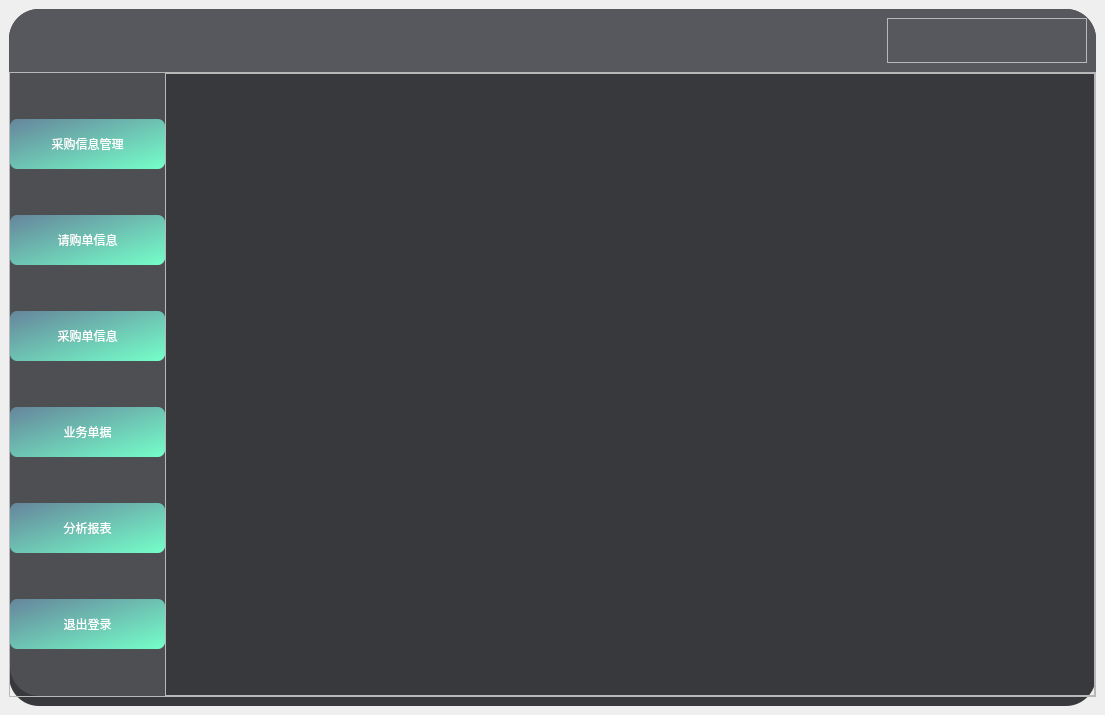
<?xml version="1.0" encoding="UTF-8"?>
<ui version="4.0">
 <class>MainWindow</class>
 <widget class="QMainWindow" name="MainWindow">
  <property name="geometry">
   <rect>
    <x>0</x>
    <y>0</y>
    <width>1105</width>
    <height>715</height>
   </rect>
  </property>
  <property name="windowTitle">
   <string>MainWindow</string>
  </property>
  <widget class="QWidget" name="centralwidget">
   <layout class="QHBoxLayout" name="horizontalLayout">
    <item>
     <widget class="QFrame" name="frame">
      <property name="styleSheet">
       <string notr="true">#frame{
	background-color: rgb(56, 57, 60);
	border-radius:30px;
}</string>
      </property>
      <property name="frameShape">
       <enum>QFrame::StyledPanel</enum>
      </property>
      <property name="frameShadow">
       <enum>QFrame::Raised</enum>
      </property>
      <layout class="QVBoxLayout" name="verticalLayout">
       <property name="spacing">
        <number>0</number>
       </property>
       <property name="leftMargin">
        <number>0</number>
       </property>
       <property name="topMargin">
        <number>0</number>
       </property>
       <property name="rightMargin">
        <number>0</number>
       </property>
       <item>
        <widget class="QFrame" name="frame_2">
         <property name="sizePolicy">
          <sizepolicy hsizetype="Preferred" vsizetype="Expanding">
           <horstretch>0</horstretch>
           <verstretch>1</verstretch>
          </sizepolicy>
         </property>
         <property name="styleSheet">
          <string notr="true">#frame_2{
	background-color: rgb(86, 88, 93);
	border-top-left-radius:30px;
	border-top-right-radius:30px;
}</string>
         </property>
         <property name="frameShape">
          <enum>QFrame::StyledPanel</enum>
         </property>
         <property name="frameShadow">
          <enum>QFrame::Raised</enum>
         </property>
         <layout class="QHBoxLayout" name="horizontalLayout_3">
          <item alignment="Qt::AlignRight">
           <widget class="QFrame" name="frame_4">
            <property name="minimumSize">
             <size>
              <width>200</width>
              <height>0</height>
             </size>
            </property>
            <property name="styleSheet">
             <string notr="true">QPushButton{
	border:none;
}
QPushButton:hover{
	padding-bottom:5px;
}</string>
            </property>
            <property name="frameShape">
             <enum>QFrame::StyledPanel</enum>
            </property>
            <property name="frameShadow">
             <enum>QFrame::Raised</enum>
            </property>
            <layout class="QHBoxLayout" name="horizontalLayout_2">
             <item>
              <widget class="QPushButton" name="pushButton_maxsize">
               <property name="text">
                <string/>
               </property>
               <property name="icon">
                <iconset resource="../../../Konchok/res.qrc">
                 <normaloff>:/icons/icons/maxmize.png</normaloff>:/icons/icons/maxmize.png</iconset>
               </property>
              </widget>
             </item>
             <item>
              <widget class="QPushButton" name="pushButton_minisize">
               <property name="text">
                <string/>
               </property>
               <property name="icon">
                <iconset resource="../../../Konchok/res.qrc">
                 <normaloff>:/icons/icons/minus.png</normaloff>:/icons/icons/minus.png</iconset>
               </property>
              </widget>
             </item>
             <item>
              <widget class="QPushButton" name="pushButton_close">
               <property name="text">
                <string/>
               </property>
               <property name="icon">
                <iconset resource="../../../Konchok/res.qrc">
                 <normaloff>:/icons/icons/close.png</normaloff>:/icons/icons/close.png</iconset>
               </property>
              </widget>
             </item>
            </layout>
           </widget>
          </item>
         </layout>
        </widget>
       </item>
       <item>
        <widget class="QFrame" name="frame_3">
         <property name="sizePolicy">
          <sizepolicy hsizetype="Preferred" vsizetype="Expanding">
           <horstretch>0</horstretch>
           <verstretch>10</verstretch>
          </sizepolicy>
         </property>
         <property name="frameShape">
          <enum>QFrame::StyledPanel</enum>
         </property>
         <property name="frameShadow">
          <enum>QFrame::Raised</enum>
         </property>
         <layout class="QHBoxLayout" name="horizontalLayout_4">
          <property name="spacing">
           <number>0</number>
          </property>
          <property name="leftMargin">
           <number>0</number>
          </property>
          <property name="topMargin">
           <number>0</number>
          </property>
          <property name="rightMargin">
           <number>0</number>
          </property>
          <property name="bottomMargin">
           <number>0</number>
          </property>
          <item>
           <widget class="QFrame" name="frame_5">
            <property name="sizePolicy">
             <sizepolicy hsizetype="Expanding" vsizetype="Preferred">
              <horstretch>1</horstretch>
              <verstretch>0</verstretch>
             </sizepolicy>
            </property>
            <property name="styleSheet">
             <string notr="true">QPushButton{
	background-color: qlineargradient(spread:pad, x1:0, y1:0, x2:1, y2:1, stop:0 rgba(102, 133, 156, 255), stop:1 rgba(117, 255, 201, 255));
	border:none;
	border-radius:7px;
	color: rgb(255, 255, 255);
}
QPushButton:pressed{
	padding-left:5px;
	padding-top:5px;
}
#frame_5{
	background-color: rgb(77, 79, 83);
	border-bottom-left-radius:30px;
}</string>
            </property>
            <property name="frameShape">
             <enum>QFrame::StyledPanel</enum>
            </property>
            <property name="frameShadow">
             <enum>QFrame::Raised</enum>
            </property>
            <layout class="QVBoxLayout" name="verticalLayout_3">
             <property name="spacing">
              <number>0</number>
             </property>
             <property name="leftMargin">
              <number>0</number>
             </property>
             <property name="topMargin">
              <number>0</number>
             </property>
             <property name="rightMargin">
              <number>0</number>
             </property>
             <property name="bottomMargin">
              <number>0</number>
             </property>
             <item>
              <widget class="QPushButton" name="pushButton">
               <property name="minimumSize">
                <size>
                 <width>0</width>
                 <height>50</height>
                </size>
               </property>
               <property name="maximumSize">
                <size>
                 <width>16777215</width>
                 <height>50</height>
                </size>
               </property>
               <property name="text">
                <string>采购信息管理</string>
               </property>
              </widget>
             </item>
             <item>
              <widget class="QPushButton" name="pushButton_2">
               <property name="minimumSize">
                <size>
                 <width>0</width>
                 <height>50</height>
                </size>
               </property>
               <property name="maximumSize">
                <size>
                 <width>16777215</width>
                 <height>50</height>
                </size>
               </property>
               <property name="text">
                <string>请购单信息</string>
               </property>
              </widget>
             </item>
             <item>
              <widget class="QPushButton" name="pushButton_3">
               <property name="minimumSize">
                <size>
                 <width>0</width>
                 <height>50</height>
                </size>
               </property>
               <property name="maximumSize">
                <size>
                 <width>16777215</width>
                 <height>50</height>
                </size>
               </property>
               <property name="text">
                <string>采购单信息</string>
               </property>
              </widget>
             </item>
             <item>
              <widget class="QPushButton" name="pushButton_4">
               <property name="minimumSize">
                <size>
                 <width>0</width>
                 <height>50</height>
                </size>
               </property>
               <property name="maximumSize">
                <size>
                 <width>16777215</width>
                 <height>50</height>
                </size>
               </property>
               <property name="text">
                <string>业务单据</string>
               </property>
              </widget>
             </item>
             <item>
              <widget class="QPushButton" name="pushButton_5">
               <property name="minimumSize">
                <size>
                 <width>0</width>
                 <height>50</height>
                </size>
               </property>
               <property name="maximumSize">
                <size>
                 <width>16777215</width>
                 <height>50</height>
                </size>
               </property>
               <property name="text">
                <string>分析报表</string>
               </property>
              </widget>
             </item>
             <item>
              <widget class="QPushButton" name="pushButton_6">
               <property name="minimumSize">
                <size>
                 <width>0</width>
                 <height>50</height>
                </size>
               </property>
               <property name="maximumSize">
                <size>
                 <width>16777215</width>
                 <height>50</height>
                </size>
               </property>
               <property name="text">
                <string>退出登录</string>
               </property>
              </widget>
             </item>
            </layout>
           </widget>
          </item>
          <item>
           <widget class="QFrame" name="frame_6">
            <property name="sizePolicy">
             <sizepolicy hsizetype="Expanding" vsizetype="Preferred">
              <horstretch>6</horstretch>
              <verstretch>0</verstretch>
             </sizepolicy>
            </property>
            <property name="frameShape">
             <enum>QFrame::StyledPanel</enum>
            </property>
            <property name="frameShadow">
             <enum>QFrame::Raised</enum>
            </property>
            <layout class="QVBoxLayout" name="verticalLayout_4">
             <item>
              <widget class="QStackedWidget" name="stackedWidget">
               <property name="styleSheet">
                <string notr="true">background-color: rgba(0, 0, 0, 0);</string>
               </property>
               <property name="currentIndex">
                <number>1</number>
               </property>
               <widget class="QWidget" name="page_info">
                <layout class="QVBoxLayout" name="verticalLayout_5"/>
               </widget>
               <widget class="QWidget" name="page_img">
                <layout class="QVBoxLayout" name="verticalLayout_6">
                 <item alignment="Qt::AlignHCenter">
                  <widget class="QLabel" name="label_2">
                   <property name="minimumSize">
                    <size>
                     <width>620</width>
                     <height>340</height>
                    </size>
                   </property>
                   <property name="maximumSize">
                    <size>
                     <width>620</width>
                     <height>340</height>
                    </size>
                   </property>
                   <property name="styleSheet">
                    <string notr="true">border-image: url(:/images/images/imgInter.jpg);
border-radius:25px;</string>
                   </property>
                   <property name="text">
                    <string/>
                   </property>
                  </widget>
                 </item>
                </layout>
               </widget>
              </widget>
             </item>
            </layout>
           </widget>
          </item>
         </layout>
        </widget>
       </item>
      </layout>
     </widget>
    </item>
   </layout>
  </widget>
 </widget>
 <resources>
  <include location="../../../Konchok/res.qrc"/>
 </resources>
 <connections>
  <connection>
   <sender>pushButton_close</sender>
   <signal>clicked()</signal>
   <receiver>MainWindow</receiver>
   <slot>close()</slot>
   <hints>
    <hint type="sourcelabel">
     <x>909</x>
     <y>40</y>
    </hint>
    <hint type="destinationlabel">
     <x>969</x>
     <y>28</y>
    </hint>
   </hints>
  </connection>
  <connection>
   <sender>pushButton_minisize</sender>
   <signal>clicked()</signal>
   <receiver>MainWindow</receiver>
   <slot>showMinimized()</slot>
   <hints>
    <hint type="sourcelabel">
     <x>839</x>
     <y>34</y>
    </hint>
    <hint type="destinationlabel">
     <x>858</x>
     <y>6</y>
    </hint>
   </hints>
  </connection>
 </connections>
</ui>
